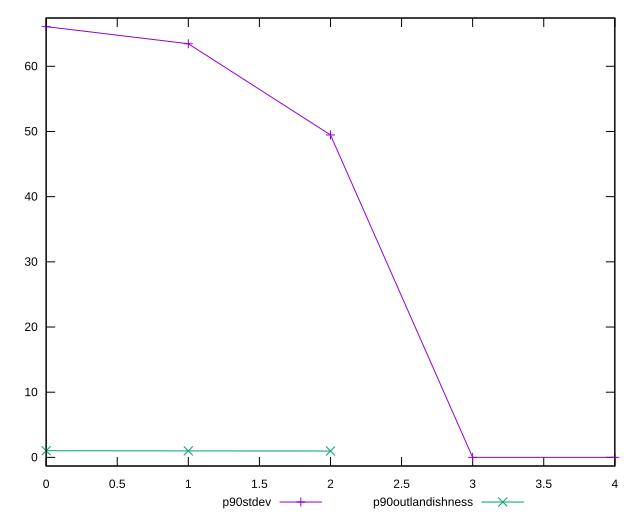

Source code (gnuplot):
reset

$p90Stdev <<EOF
0 66.08267110636714
1 63.45394668523065
2 49.46385248421673
3 0
4 0
EOF

$p90Outlandishness <<EOF
0 1.0219865058220206
1 0.9962256631615438
2 0.9778052604242268
EOF

set key outside below
set xrange [0:4]
set yrange [-1.3216534221273428:67.40432452849448]
set trange [-1.3216534221273428:67.40432452849448]
set terminal svg size 640, 520 enhanced background rgb 'white'
set output "report_00019_2021-02-10T18-14-37.922Z//offscreen-images/progression/stddev.svg"

plot $p90Stdev title "p90stdev" with linespoints, \
     $p90Outlandishness title "p90outlandishness" with linespoints

reset
